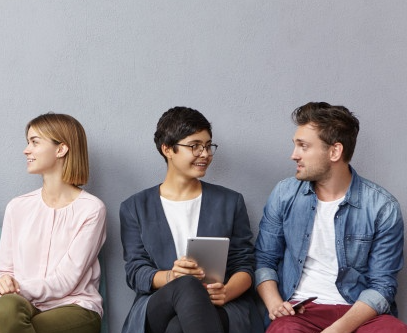
#> input picture picture/side_face9.PNG, 407 x 333 px, found by its file name
$ python profileFaceDetect.py
#> lines starting #> are read from the running program, lines starting #| are printed output that depends on the picture; after the words box and inside, x2 and y2 are one past the last pixel; in counts of white or black regions, pixels touching at a corner belong together
import cv2
import numpy as np
from matplotlib import pyplot as plt

# load data
# face_cascade = cv2.CascadeClassifier(r'.\opencv-4.x\data\haarcascades\haarcascade_frontalface_default.xml')
# side_cascade = cv2.CascadeClassifier(r'.\opencv-4.x\data\haarcascades\haarcascade_profileface.xml')
# eye_cascade = cv2.CascadeClassifier(r'.\opencv-4.x\data\haarcascades\haarcascade_eye.xml')
########

side_cascade = cv2.CascadeClassifier(r'E:\Dron_termProject\Dron_termProject\opencv-4.x\data\haarcascades\haarcascade_profileface.xml')

##### load object image #####
# image = cv2.imread(r'E:\Dron_termProject\Dron_termProject\picture\profile1.jpg')
image = cv2.imread(r'E:\Dron_termProject\Dron_termProject\picture\side_face9.PNG')
#> image is the input picture: shape (333, 407, 3); mean B, G, R 149.3, 143.7, 147.8


grayImage = cv2.cvtColor(image, cv2.COLOR_BGR2GRAY)
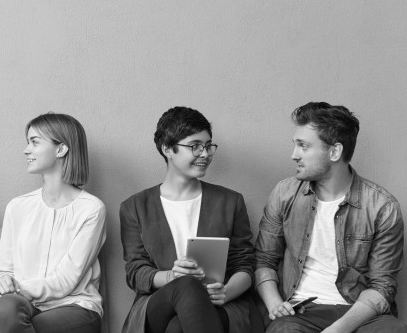
#> grayImage: shape (333, 407); min 1, max 254, mean 145.6

flipped = cv2.flip(grayImage, 1)
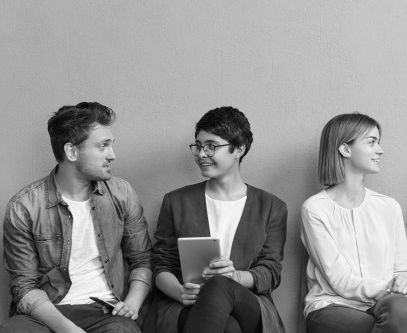
#> flipped: shape (333, 407); min 1, max 254, mean 145.6

##### face cascade #####
scaleFactor = 1.08
minNeighbors = 5
# faces = side_cascade.detectMultiScale(grayImage, scaleFactor, minNeighbors)
faces = side_cascade.detectMultiScale(flipped, scaleFactor, minNeighbors)
#> faces = [[185, 119, 62, 62]]

if(len(faces)==0):
    print("No detection!!!!!!!\n\n")

print(faces.shape)
#| (1, 4)
print("faces detected: "+str(faces.shape[0]))
#| faces detected: 1
print(faces)
#| [[185 119  62  62]]

for (x,y,w,h) in faces:
    cv2.rectangle(image,(x,y),(x+w,y+h),(0,255,0),2)
#> this loop made 1 pass
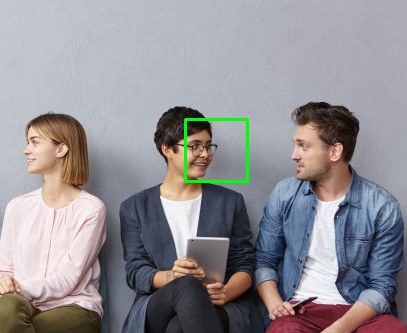
#> image: shape (333, 407, 3); 0.55% of pixels changed, all inside (x1, y1, x2, y2) = (184, 118, 249, 183)

cv2.rectangle(image, ((0,image.shape[0] -25)),
              (270, image.shape[0]), (255,255,255), -1)
cv2.putText(image, "test image", (0,image.shape[0] -10),
            cv2.FONT_HERSHEY_TRIPLEX, 0.5,  (0,0,0), 1)
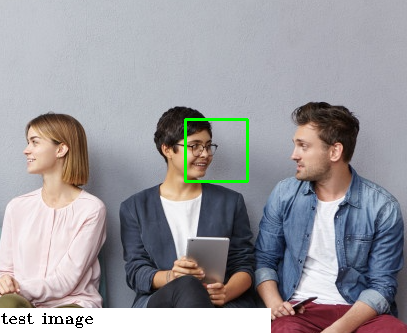
#> image: shape (333, 407, 3); mean B, G, R 158.1, 153.7, 156.2


cv2.namedWindow('RWindow', cv2.WINDOW_NORMAL)
cv2.resizeWindow('RWindow', 400, 600)

##### print image #####

cv2.imshow('RWindow', image)
cv2.waitKey()

# plt.figure(figsize=(12,12))
# plt.imshow(flipped, cmap='gray')
# plt.xticks([]), plt.yticks([])  # to hide tick values on X and Y axis
# plt.show()

$ run again, with picture/profile1.jpg saved as picture/side_face9.PNG
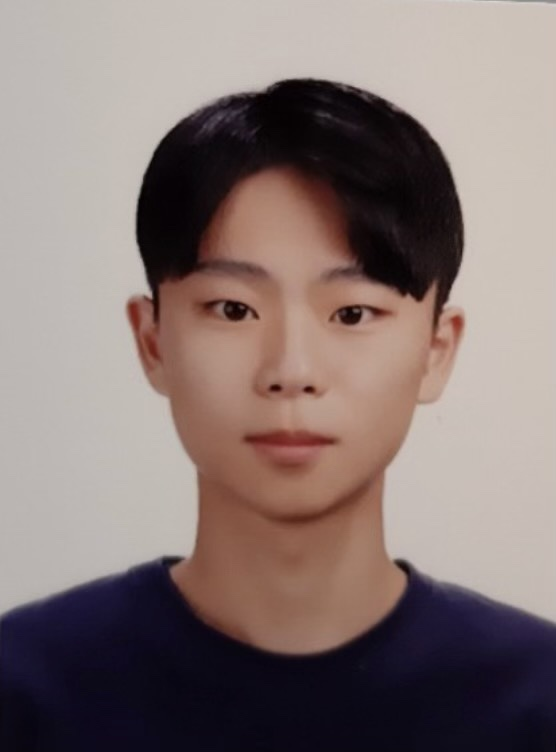
#> input picture picture/profile1.jpg, 556 x 752 px, found by its file name
#> image is the input picture: shape (752, 556, 3); mean B, G, R 116, 118.6, 133.8
#> `flipped = cv2.flip(grayImage, 1)`:
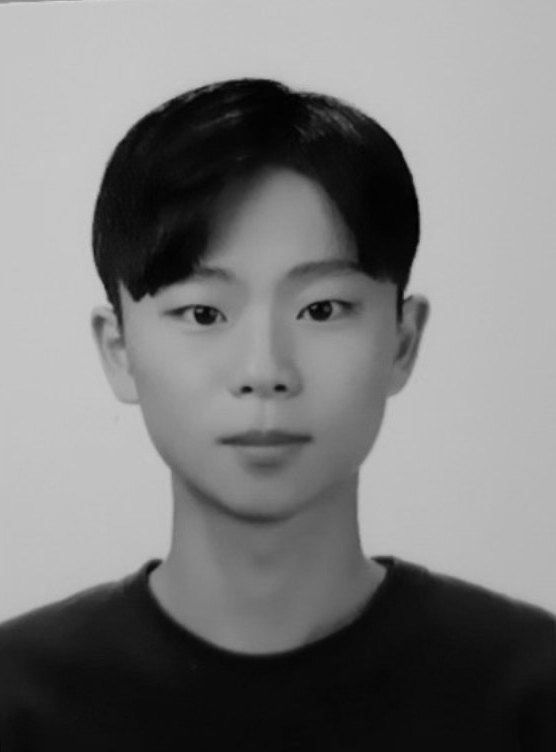
#> flipped: shape (752, 556); min 1, max 213, mean 122.9
#> faces = [[178, 191, 280, 280]]
#| (1, 4)
#| faces detected: 1
#| [[178 191 280 280]]
#> the loop `for (x,y,w,h) in faces:` made 1 pass
#> `cv2.putText(image, "test image", (0,image.shape[0] -10), cv2.FONT_HERS..`:
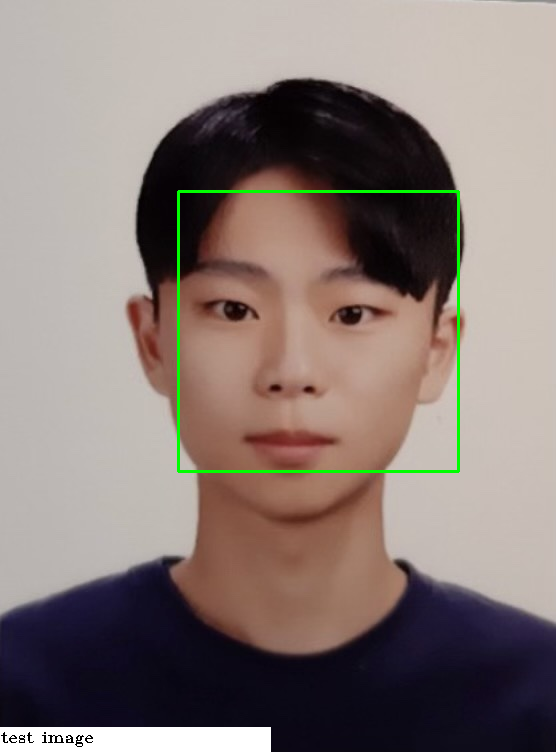
#> image: shape (752, 556, 3); mean B, G, R 118.8, 123.7, 136.6
